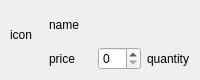
<?xml version="1.0" encoding="UTF-8"?>
<ui version="4.0">
 <class>MenuListItem</class>
 <widget class="QWidget" name="MenuListItem">
  <property name="geometry">
   <rect>
    <x>0</x>
    <y>0</y>
    <width>200</width>
    <height>80</height>
   </rect>
  </property>
  <property name="windowTitle">
   <string>Form</string>
  </property>
  <widget class="QLabel" name="icon">
   <property name="geometry">
    <rect>
     <x>10</x>
     <y>20</y>
     <width>30</width>
     <height>30</height>
    </rect>
   </property>
   <property name="text">
    <string>icon</string>
   </property>
  </widget>
  <widget class="QWidget" name="layoutWidget">
   <property name="geometry">
    <rect>
     <x>49</x>
     <y>11</y>
     <width>141</width>
     <height>61</height>
    </rect>
   </property>
   <layout class="QVBoxLayout" name="verticalLayout">
    <item>
     <widget class="QLabel" name="name">
      <property name="text">
       <string>name</string>
      </property>
     </widget>
    </item>
    <item>
     <layout class="QHBoxLayout" name="horizontalLayout">
      <item>
       <widget class="QLabel" name="price">
        <property name="text">
         <string>price</string>
        </property>
       </widget>
      </item>
      <item>
       <widget class="QSpinBox" name="spinBox_qty">
        <property name="sizePolicy">
         <sizepolicy hsizetype="Minimum" vsizetype="Fixed">
          <horstretch>0</horstretch>
          <verstretch>0</verstretch>
         </sizepolicy>
        </property>
        <property name="maximum">
         <number>50</number>
        </property>
       </widget>
      </item>
      <item>
       <widget class="QLabel" name="quantity">
        <property name="sizePolicy">
         <sizepolicy hsizetype="Preferred" vsizetype="Preferred">
          <horstretch>0</horstretch>
          <verstretch>0</verstretch>
         </sizepolicy>
        </property>
        <property name="text">
         <string>quantity</string>
        </property>
       </widget>
      </item>
     </layout>
    </item>
   </layout>
  </widget>
 </widget>
 <resources/>
 <connections/>
</ui>
